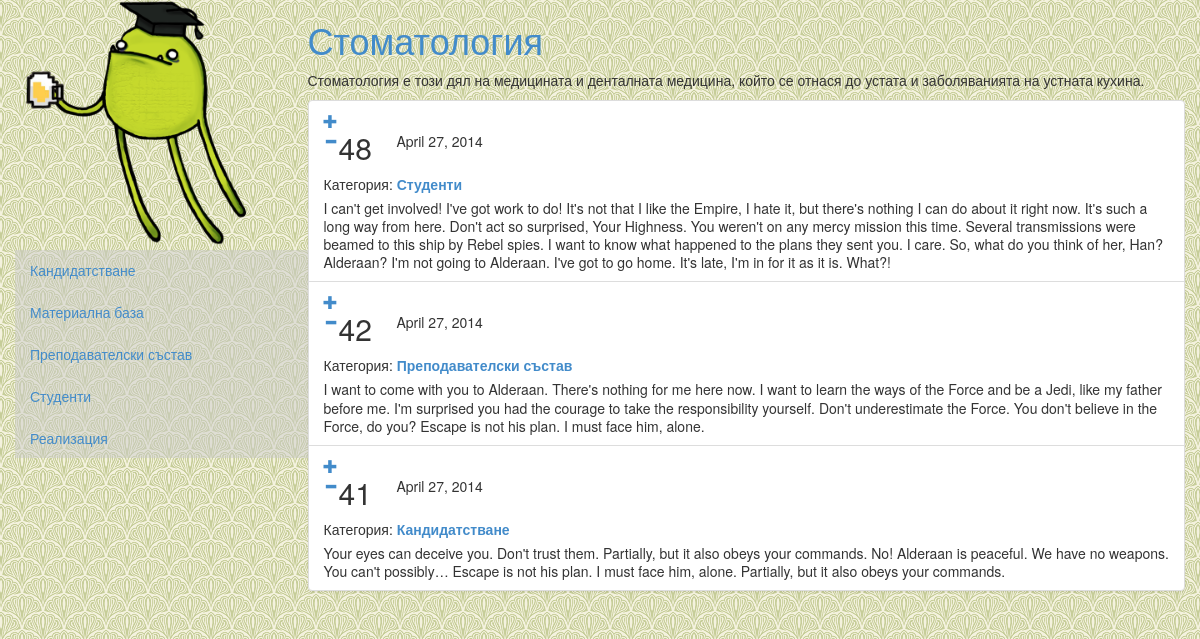
The page /programme/57 on the database its author committed.
### default/models.py (models this page shows, shortened)
class Programme(models.Model):
    categories = models.ManyToManyField(
        SpecCategory, related_name='programmes')
    uni = models.ForeignKey(Uni)
    description = models.TextField()
    name = models.CharField(max_length=200)
    def _get_rating(self):
        rating = 0
        for post in self.posts.all():
            rating += post.vote
        return rating
    rating = property(_get_rating)

class Post(models.Model):
    title = models.CharField(max_length=200)
    text = models.TextField()
    category = models.ForeignKey(PostCategory, related_name='posts')
    date = models.DateField(auto_now=True)
    vote = models.IntegerField()
    programme = models.ForeignKey(Programme, related_name='posts')

class PostCategory(models.Model):
    name = models.CharField(max_length=200)
    def __str__(self):
        return self.name

### default/views.py (the view)
# urls.py: url(r'^programme/(?P<programme_id>\d+)$', 'default.views.programme_view'),
def programme_view(request, programme_id):
    programme = models.Programme.objects.get(id=programme_id)
    most_voted_posts = [post for post in
                        programme.posts.all().order_by('-vote')[:3]]
    return render(request, 'default/programme.html', {
        'programme': programme,
        'most_voted_posts': most_voted_posts,
    })

### templates/default/programme.html (shortened to what this page needs)
{% extends "default/programme_base.html" %}
{% load staticfiles %}
{% block info %}
  <div class="row">
    <a href="{{ programme.id }}/1"><h1>{{ programme.name }}</h1></a>
    <p>{{ programme.description }}</p>
  </div>
  <div class="row">
    <ul class="list-group">
      {% for post in most_voted_posts %}
        <li class="list-group-item">
          <div class="list-group-item-heading">
            <div class="row">
              <div class="col-xs-1">
                <div class="row">
                  <div class="col-xs-3">
                    <a href="#" class="vote-link" data-db-id="{{ post.id }}" data-direction="up"><span class="glyphicon glyphicon-plus"></a>
                    <a href="#" class="vote-link" data-db-id="{{ post.id }}" data-direction="down"><span class="glyphicon glyphicon-minus"></a>
                  </div>
                  <h2 data-votes-id="{{ post.id }}">{{ post.vote }}</h2>
                </div>
              </div>
              <div class="col-xs-10">
              </div>
              <div class="col-xs-6">
                {{ post.date }}
              </div>
            </div>
            <div class="row">
                <div class="col-xs-6">
                    Категория: <a href="{{ programme.id }}/cat{{ post.category.id }}/1"><strong>{{ post.category }}</strong></a>
                </div>
            </div>
          </div>
          <div class="list-group-item-text">
              {{ post.text }}
          </div>
        </li>
      {% endfor %}
    </ul>
  </div>
{% endblock %}

### static/css/default.css (style rules this page uses)
body { background-image: url('../img/bg.png'); }

### rows shown on the page
Programme: name "Стоматология", description "Стоматология е този дял на медицината и денталната медицина, който се отнася до устата и заболяванията на устната кухина."
Post: vote "48", date "April 27, 2014", category "Студенти", text "I can't get involved! I've got work to do! It's not that I like the Empire, I hate it, but there's nothing I can do about it right now. It's such a long way from here. Don't act so surprised, Your Highness. You weren't on any mercy mission this time. Several transmissions were beamed to this ship by Rebel spies. I want to know what happened to the plans they sent you. I care. So, what do you think of her, Han? Alderaan? I'm not going to Alderaan. I've got to go home. It's late, I'm in for it as it is. What?!"
Post: vote "42", date "April 27, 2014", category "Преподавателски състав", text "I want to come with you to Alderaan. There's nothing for me here now. I want to learn the ways of the Force and be a Jedi, like my father before me. I'm surprised you had the courage to take the responsibility yourself. Don't underestimate the Force. You don't believe in the Force, do you? Escape is not his plan. I must face him, alone."
Post: vote "41", date "April 27, 2014", category "Кандидатстване", text "Your eyes can deceive you. Don't trust them. Partially, but it also obeys your commands. No! Alderaan is peaceful. We have no weapons. You can't possibly… Escape is not his plan. I must face him, alone. Partially, but it also obeys your commands."
